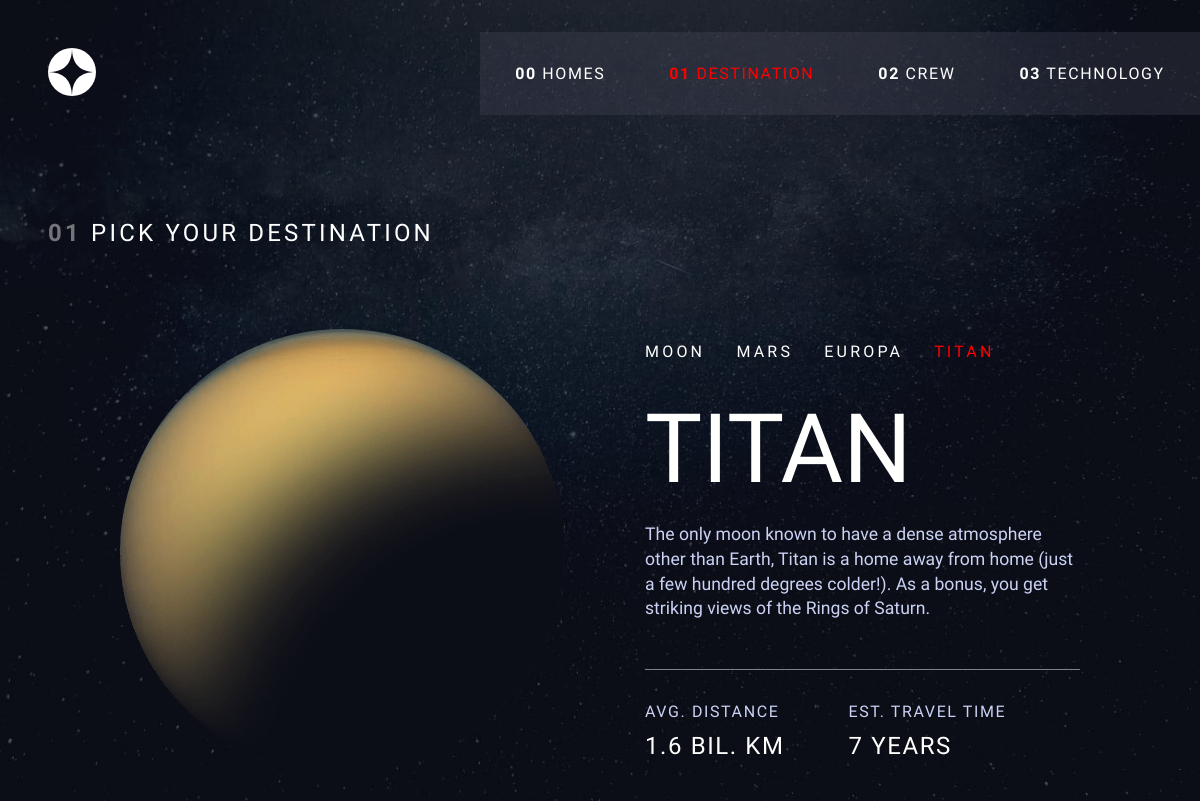
The app's page /destination/titan with its own data.
### destination/models.py (models this page shows, shortened)
class Destination(models.Model):
    name = models.CharField(max_length=128)
    description = models.TextField()
    distance = models.CharField(max_length=128)
    travel = models.CharField(max_length=128)
    image = models.ImageField()
    slug = models.SlugField()

### destination/views.py (the view)
# urls.py: path('titan', views.titan, name='titan')
def titan(request):
    titan = Destination.objects.get(name='titan')
    return render(request, 'destination/destination-titan.html', {
        'destination': titan
    })

### destination/templates/destination/destination-titan.html (shortened to what this page needs)
{% extends 'base.html' %}
{% load static %}
{% block body_block %}destination{% endblock %}
{% block styles_block %}
    <link rel="stylesheet" href="{% static 'destination/index.css' %}">
    <link rel="stylesheet" href="{% static 'destination/partials/destination.css' %}">
    <link rel="stylesheet" href="{% static 'partials/header.css' %}">
{% endblock %}
{% block content_block %}
    {% include 'partials/header.html' %}
    {% include 'destination/partials/destination.html' with name=destination.name image=destination.image description=destination.description distance=destination.distance travel=destination.travel %}
{% endblock %}

### destination/templates/destination/partials/destination.html (shortened to what this page needs)
{% load static %}
<p class="choose"><span>01</span> pick your destination</p>
<div class="grid">
    <img class="planet" src="{% static 'destination/images/' %}{{ image }}" alt="{{ name }}" />
    <div class="main-content">
        <nav class="destinations">
            <a {% if name == 'moon'%}class="active"{% endif %}
            href="{% url 'moon' %}">Moon</a>
            <a {% if name == 'mars'%}class="active"{% endif %}
            href="{% url 'mars' %}">Mars</a>
            <a {% if name == 'europa'%}class="active"{% endif %}
            href="{% url 'europa' %}">Europa</a>
            <a {% if name == 'titan'%}class="active"{% endif %}
            href="{% url 'titan' %}">Titan</a>
        </nav>
        <p class="title">{{ name }}</p>
        <p class="information">{{ description }}</p>
        <div class="facts">
            <div class="fact facts__distance">
                <p class="fact__title">Avg. distance</p>
                <p class="fact__value">{{ distance }}</p>
            </div>
            <div class="fact facts__travel">
                <p class="fact__title">est. travel time</p>
                <p class="fact__value">{{ travel }}</p>
            </div>
        </div>
    </div>
</div>

### static/base.css (style rules this page uses)
:root { box-sizing: border-box; --primary-text-color: #fffffe; --secondary-text-color: #cbd2f4; --grey-text-color: #737578; --primary-font: 'Barlow Condensed', sans-serif; --secondary-font: 'Bellefair', serif; --light-weight: 300; --regular-weight: 400; --medium-weight: 500; --bold-weight: 700; }
html { height: 100%; }
body { height: 100%; font-family: var(--primary-font); margin: 0; }
* { box-sizing: inherit; }

### destination/static/destination/index.css (style rules this page uses)
.destination { background: url('/static/destination/images/background-destination-desktop.jpg') no-repeat center center fixed; background-size: cover; -webkit-background-size: cover; -moz-background-size: cover; -o-background-size: cover; background-size: cover; height: 100%; color: var(--primary-text); display: flex; flex-direction: column; }

### destination/static/destination/partials/destination.css (style rules this page uses)
.choose { color: white; text-transform: uppercase; margin-left: 3rem; font-size: 1.5rem; letter-spacing: 0.2rem; }
.choose span { font-weight: bolder; color: var(--grey-text-color); }
.grid { margin-bottom: 5rem; margin-inline: 0 auto; margin-left: auto; margin-right: auto; width: 80%; display: grid; grid-template-columns: 1fr 1fr; grid-template-rows: 70vh; gap: 5rem; justify-content: center; align-items: center; color: var(--primary-text-color); }
nav { text-transform: uppercase; letter-spacing: 0.2rem; position: relative; }
.destinations a { margin-right: 1.5rem; }
.title { font-size: 6rem; font-family: var(--secondary-font); text-transform: uppercase; margin-bottom: 0; margin-top: 2rem; }
.information { font-size: 1.1rem; color: var(--secondary-text-color); line-height: 1.4; }
.facts { display: flex; grid-template-columns: 1fr 1fr; border-top: 1px solid grey; margin-top: 3rem; text-transform: uppercase; padding-top: 1rem; }
.fact { margin-right: 4rem; letter-spacing: 0.1rem; }
.fact__title { color: var(--secondary-text-color); margin-bottom: 0.7rem; }
.fact__value { margin: 0; font-size: 1.5rem; font-family: var(--secondary-font); }
.destinations .active { color: red; }

### static/partials/header.css (style rules this page uses)
a, a:hover, a:active { text-decoration: none; color: inherit; }

### records on screen
Destination: image+name (picture), name "TITAN", description "The only moon known to have a dense atmosphere other than Earth, Titan is a home away from home (just a few hundred degrees colder!). As a bonus, you get striking views of the Rings of Saturn.", distance "1.6 BIL. KM", travel "7 YEARS"
